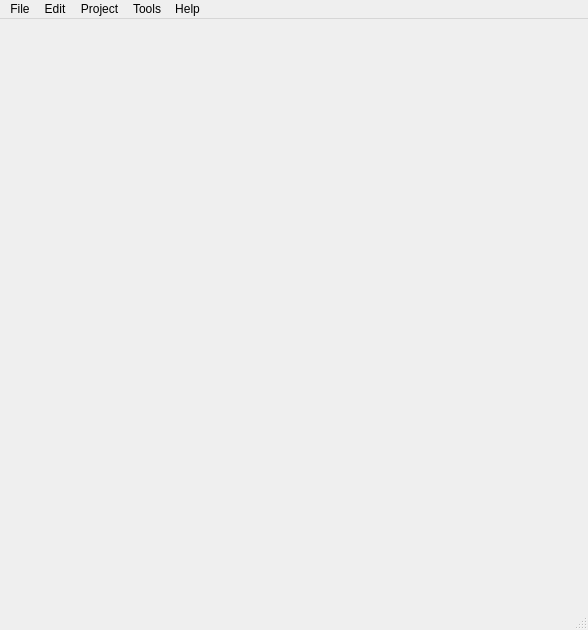
<?xml version="1.0" encoding="UTF-8"?>
<ui version="4.0">
 <class>MainWindow</class>
 <widget class="QMainWindow" name="MainWindow">
  <property name="geometry">
   <rect>
    <x>0</x>
    <y>0</y>
    <width>588</width>
    <height>630</height>
   </rect>
  </property>
  <property name="windowTitle">
   <string>FreeDraft</string>
  </property>
  <widget class="QWidget" name="centralwidget"/>
  <widget class="QMenuBar" name="menubar">
   <property name="geometry">
    <rect>
     <x>0</x>
     <y>0</y>
     <width>588</width>
     <height>22</height>
    </rect>
   </property>
   <widget class="QMenu" name="menuFile">
    <property name="title">
     <string>File</string>
    </property>
    <widget class="QMenu" name="menuExport_As">
     <property name="title">
      <string>Export As</string>
     </property>
    </widget>
    <addaction name="actionSave"/>
    <addaction name="actionSave_As"/>
    <addaction name="separator"/>
    <addaction name="actionExport"/>
    <addaction name="menuExport_As"/>
   </widget>
   <widget class="QMenu" name="menuProject">
    <property name="title">
     <string>Project</string>
    </property>
    <widget class="QMenu" name="menuRecent_Projects">
     <property name="title">
      <string>Recent Projects</string>
     </property>
    </widget>
    <addaction name="actionNew_Project"/>
    <addaction name="actionOpen_Project"/>
    <addaction name="menuRecent_Projects"/>
   </widget>
   <widget class="QMenu" name="menuTools">
    <property name="title">
     <string>Tools</string>
    </property>
    <addaction name="actionAnalyze"/>
    <addaction name="actionAI_Analyze"/>
   </widget>
   <widget class="QMenu" name="menuHelp">
    <property name="title">
     <string>Help</string>
    </property>
    <addaction name="actionAbout"/>
    <addaction name="actionAbout_Qt"/>
    <addaction name="separator"/>
    <addaction name="actionReport_an_issue"/>
   </widget>
   <widget class="QMenu" name="menuEdit">
    <property name="title">
     <string>Edit</string>
    </property>
    <addaction name="actionCopy"/>
    <addaction name="actionPaste"/>
    <addaction name="separator"/>
    <addaction name="actionUndo"/>
    <addaction name="actionRedo"/>
    <addaction name="separator"/>
    <addaction name="actionSettings"/>
   </widget>
   <addaction name="menuFile"/>
   <addaction name="menuEdit"/>
   <addaction name="menuProject"/>
   <addaction name="menuTools"/>
   <addaction name="menuHelp"/>
  </widget>
  <widget class="QStatusBar" name="statusbar"/>
  <action name="actionNew_Project">
   <property name="text">
    <string>New Project</string>
   </property>
  </action>
  <action name="actionOpen_Project">
   <property name="text">
    <string>Open Project</string>
   </property>
  </action>
  <action name="actionc">
   <property name="text">
    <string>c</string>
   </property>
  </action>
  <action name="actionCopy">
   <property name="text">
    <string>Copy</string>
   </property>
  </action>
  <action name="actionPaste">
   <property name="text">
    <string>Paste</string>
   </property>
  </action>
  <action name="actionUndo">
   <property name="text">
    <string>Undo</string>
   </property>
  </action>
  <action name="actionRedo">
   <property name="text">
    <string>Redo</string>
   </property>
  </action>
  <action name="actionSettings">
   <property name="text">
    <string>Settings</string>
   </property>
  </action>
  <action name="actionSave">
   <property name="text">
    <string>Save</string>
   </property>
  </action>
  <action name="actionSave_As">
   <property name="text">
    <string>Save As</string>
   </property>
  </action>
  <action name="actionExport">
   <property name="text">
    <string>Export</string>
   </property>
  </action>
  <action name="action_6">
   <property name="text">
    <string>.</string>
   </property>
  </action>
  <action name="actionAnalyze">
   <property name="text">
    <string>Analyze</string>
   </property>
  </action>
  <action name="actionAI_Analyze">
   <property name="text">
    <string>AI Analyze</string>
   </property>
  </action>
  <action name="actionAbout">
   <property name="text">
    <string>About</string>
   </property>
  </action>
  <action name="actionAbout_Qt">
   <property name="text">
    <string>About Qt</string>
   </property>
  </action>
  <action name="actionReport_an_issue">
   <property name="text">
    <string>Report an issue</string>
   </property>
  </action>
 </widget>
 <resources/>
 <connections/>
</ui>
